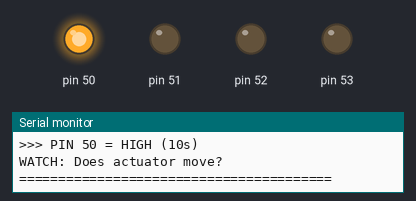
A sketch run on a simulated Arduino Mega 2560, built with avr-gcc and run on an emulated ATmega2560. Shown: output pins drawn as LEDs (lit = HIGH), the last lines printed to the serial monitor.

Above: at 8.1 s.
At 23.1 s:
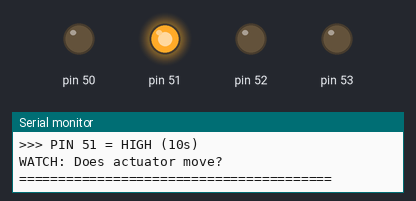
At 38.1 s:
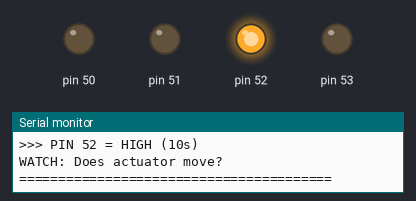
At 53.1 s:
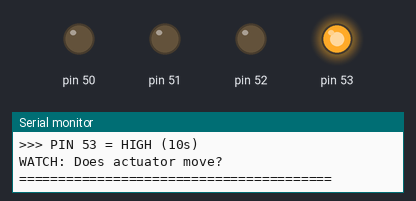
At 85.6 s:
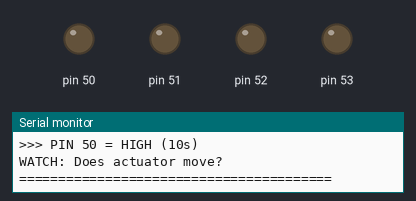
Timing chart, 0 to 94.2 s (numbered marks = the images above):
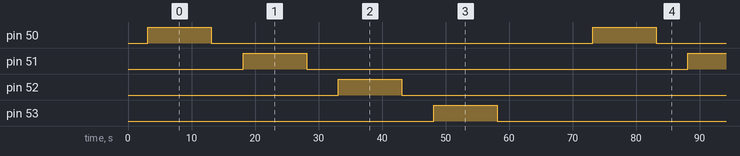

Measured:
- by itself, pin 50–53: alternates HIGH for 10.0 s and LOW for 60.0 s

The sketch:

test_both_logic_50_53.ino
```cpp
/**
 * Arduino Mega #2 - Test Both Logics for Pins 50-53
 * Проверяем LOW=ON и HIGH=ON для каждого пина
 */

void setup() {
  Serial.begin(115200);
  delay(100);

  Serial.println("\n========================================");
  Serial.println("  TEST BOTH LOGICS - PINS 50-53");
  Serial.println("========================================\n");

  pinMode(50, OUTPUT);
  pinMode(51, OUTPUT);
  pinMode(52, OUTPUT);
  pinMode(53, OUTPUT);

  // Начнём с LOW
  digitalWrite(50, LOW);
  digitalWrite(51, LOW);
  digitalWrite(52, LOW);
  digitalWrite(53, LOW);

  Serial.println("[INIT] All pins LOW\n");
  delay(3000);
}

void loop() {
  for (int pin = 50; pin <= 53; pin++) {
    Serial.println("\n========================================");
    Serial.print(">>> PIN ");
    Serial.print(pin);
    Serial.println(" = HIGH (10s)");
    Serial.println("WATCH: Does actuator move?");
    Serial.println("========================================\n");
    digitalWrite(pin, HIGH);
    delay(10000);
    digitalWrite(pin, LOW);
    delay(5000);
  }

  Serial.println("\n========================================");
  Serial.println("ALL PINS TESTED WITH HIGH!");
  Serial.println("Did any pin make actuator move?");
  Serial.println("Repeating in 10s...");
  Serial.println("========================================\n");
  delay(10000);
}
```
